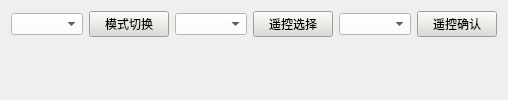
        <widget class="QWidget" name="page_yk">
         <layout class="QHBoxLayout" name="horizontalLayout_10">
          <item>
           <layout class="QGridLayout" name="gridLayout_7">
            <item row="0" column="3">
             <widget class="QPushButton" name="yk_switch">
              <property name="styleSheet">
               <string notr="true">background-color: rgb(219, 220, 211);</string>
              </property>
              <property name="text">
               <string>遥控选择</string>
              </property>
             </widget>
            </item>
            <item row="0" column="4">
             <widget class="QComboBox" name="yk_enter_mode_select">
              <property name="styleSheet">
               <string notr="true">background-color: rgb(255, 255, 255);</string>
              </property>
             </widget>
            </item>
            <item row="0" column="0">
             <widget class="QComboBox" name="ty_mode_select">
              <property name="autoFillBackground">
               <bool>false</bool>
              </property>
              <property name="styleSheet">
               <string notr="true">background-color: rgb(255, 255, 255);</string>
              </property>
             </widget>
            </item>
            <item row="0" column="1">
             <widget class="QPushButton" name="ty_mode_switch">
              <property name="styleSheet">
               <string notr="true">background-color: rgb(219, 220, 211);</string>
              </property>
              <property name="text">
               <string>模式切换</string>
              </property>
             </widget>
            </item>
            <item row="0" column="5">
             <widget class="QPushButton" name="yk_enter_switch">
              <property name="styleSheet">
               <string notr="true">background-color: rgb(219, 220, 211);</string>
              </property>
              <property name="text">
               <string>遥控确认</string>
              </property>
             </widget>
            </item>
            <item row="0" column="2">
             <widget class="QComboBox" name="yk_mode_select">
              <property name="styleSheet">
               <string notr="true">background-color: rgb(255, 255, 255);</string>
              </property>
             </widget>
            </item>
            <item row="1" column="1">
             <spacer name="verticalSpacer">
              <property name="orientation">
               <enum>Qt::Vertical</enum>
              </property>
              <property name="sizeHint" stdset="0">
               <size>
                <width>20</width>
                <height>40</height>
               </size>
              </property>
             </spacer>
            </item>
           </layout>
          </item>
         </layout>
        </widget>
